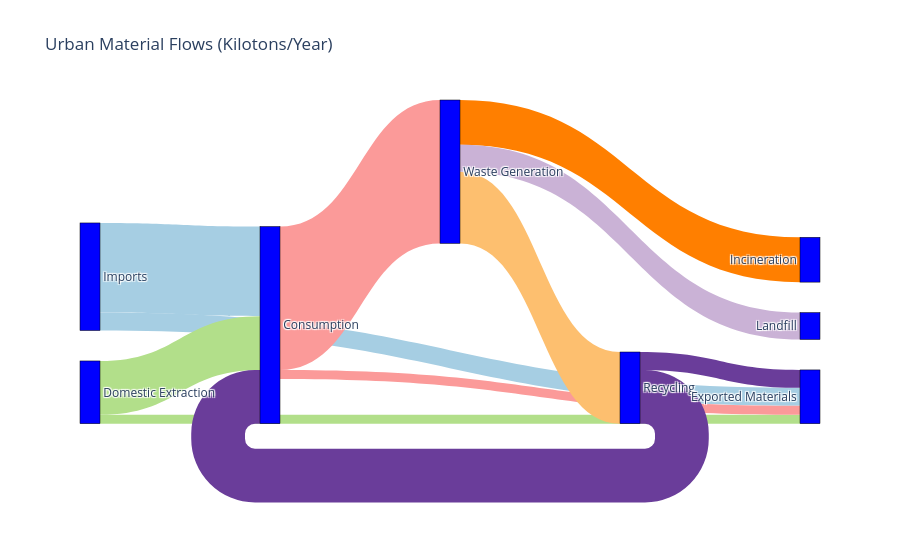

Notebook code cell kept with this figure:
### Markdown cell above
## 1. Material Flow Analysis (MFA)
Visualizing the flow of materials from import/extraction to consumption, waste, and recycling.

### Code cell
# Define Flows for Sankey Diagram
labels = ["Imports", "Domestic Extraction", "Consumption", "Waste Generation", 
          "Recycling", "Incineration", "Landfill", "Exported Materials"]

source = [0, 0, 1, 1, 2, 2, 3, 3, 3, 4, 4]
target = [2, 7, 2, 7, 3, 7, 4, 5, 6, 2, 7]
value =  [500, 100, 300, 50, 800, 50, 400, 250, 150, 300, 100]  # Kilotons

# Create Sankey Diagram
fig = go.Figure(data=[go.Sankey(
    node = dict(
      pad = 15,
      thickness = 20,
      line = dict(color = "black", width = 0.5),
      label = labels,
      color = "blue"
    ),
    link = dict(
      source = source,
      target = target,
      value = value,
      color = ['#a6cee3', '#a6cee3', '#b2df8a', '#b2df8a', '#fb9a99', '#fb9a99', 
               '#fdbf6f', '#ff7f00', '#cab2d6', '#6a3d9a', '#6a3d9a']
  ))])

fig.update_layout(title_text="Urban Material Flows (Kilotons/Year)", font_size=12)
fig.show()

### Figure 1 — Plotly figure (JSON) as saved in the notebook; plotly's stock layout.template omitted (floating-point values rounded to 4 significant figures)
{"data": [{"link": {"color": ["#a6cee3", "#a6cee3", "#b2df8a", "#b2df8a", "#fb9a99", "#fb9a99", "#fdbf6f", "#ff7f00", "#cab2d6", "#6a3d9a", "#6a3d9a"], "source": [0, 0, 1, 1, 2, 2, 3, 3, 3, 4, 4], "target": [2, 7, 2, 7, 3, 7, 4, 5, 6, 2, 7], "value": [500, 100, 300, 50, 800, 50, 400, 250, 150, 300, 100]}, "node": {"color": "blue", "label": ["Imports", "Domestic Extraction", "Consumption", "Waste Generation", "Recycling", "Incineration", "Landfill", "Exported Materials"], "line": {"color": "black", "width": 0.5}, "pad": 15, "thickness": 20}, "type": "sankey"}], "layout": {"font": {"size": 12}, "title": {"text": "Urban Material Flows (Kilotons/Year)"}}}
